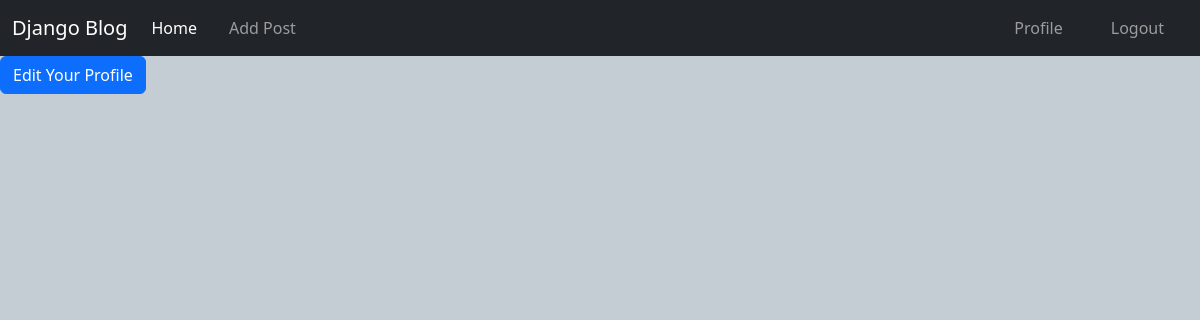
/author/profile/ (signed in), run on an earlier commit of the app's database.
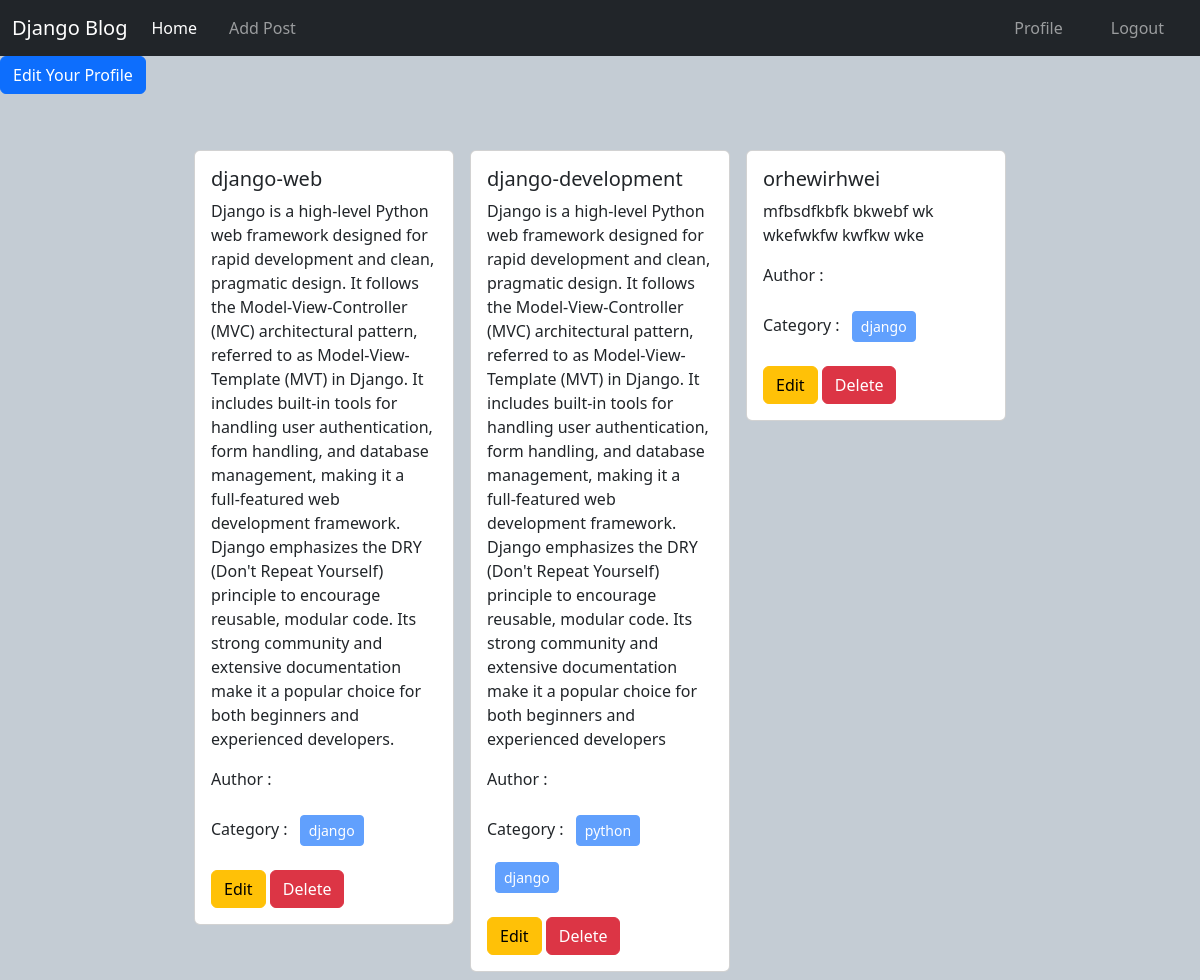
And on a later commit of the database.
### posts/models.py (models this page shows, shortened)
class Post(models.Model):
    title=models.CharField(max_length=50)
    content=models.TextField()
    category=models.ManyToManyField(Category)
    author=models.ForeignKey(User,on_delete=models.CASCADE)

### categories/models.py (models this page shows, shortened)
class Category(models.Model):
    name = models.CharField(max_length=100)
    slug = models.SlugField(max_length=100, unique=True, null=True, blank=True)  # Corrected here

### author/views.py (the view)
# urls.py: path('profile/',views.profile,name='profile'),
@login_required
def profile(request):
    data=Post.objects.filter(author=request.user)
    return render(request, 'profile.html',{'data' : data})

### author/templates/profile.html
{% extends 'base.html' %} {% load crispy_forms_tags %} {% block content %}
<div>
  <a class="btn btn-primary" href="{% url 'edit_profile' %}">
    Edit Your Profile</a
  >
</div>
<div class="d-flex flex-wrap justify-content-center px-5 pt-5">
  {% for post in data %}
  <div class="col-sm-3">
    <div class="card m-2">
      <div class="card-body">
        <h5 class="card-title">{{post.title}}</h5>
        <p class="card-text">{{post.content}}</p>
        <p>Author : {{post.author.first_name}} {{post.author.last_name}}</p>
        <p>
          Category : {% for cat in post.category.all %}
          <button class="btn btn-primary btn-sm m-2" disabled>
            {{cat.name}}
          </button>
          {% endfor %}
        </p>
        <a href="{% url 'edit_post' post.id %}" class="btn btn-warning">Edit</a>
        <a href="{% url 'delete_post' post.id %}" class="btn btn-danger"
          >Delete</a
        >
      </div>
    </div>
  </div>
  {% endfor %}
</div>
{% endblock %}

### templates/base.html (shortened to what this page needs)
<!doctype html>
<html lang="en">
  <head>
    <link href="https://cdn.jsdelivr.net/npm/bootstrap@5.3.3/dist/css/bootstrap.min.css" rel="stylesheet">
  </head>
  <body  style="background-color:	#c4ccd4 ">
    <nav class="navbar navbar-expand-lg navbar-dark bg-dark">
      <div class="container-fluid">
        <a class="navbar-brand" href="{% url 'homepage' %}">Django Blog</a>
        <div class="collapse navbar-collapse" id="navbarSupportedContent">
          <ul class="navbar-nav me-auto mb-2 mb-lg-0">
            <li class="nav-item">
              <a
                class="nav-link active"
                aria-current="page"
                href="{% url 'homepage' %}"
                >Home</a
              >
            </li>
            {% if request.user.is_authenticated %}
            <li class="nav-item mx-3">
              <a
                class="nav-link"
                href="{% url 'add_post' %}"
                >Add Post</a
              >
            </li>
            {% endif %}
          </ul>
          <div class="d-flex">
            <ul class="navbar-nav me-auto mb-2 mb-lg-0">
              {% if request.user.is_authenticated %}
              <li class="nav-item mx-3">
                <a
                  class="nav-link btn btn-warning "
                  href="{% url 'profile' %}"
                  >Profile</a
                >
              </li>
              <li class="nav-item mx-3">
                <a
                  class="nav-link btn btn-danger"
                  href="{% url 'user_logout' %}"
                  >Logout</a
                >
              </li>
              {% endif %}
            </ul>
          </div>
        </div>
      </div>
    </nav>
      <div>
        {% block content %}
        {% endblock %}
      </div>
  </body>
</html>

What changed in the data, as far as the page shows it:
added Post: title "django-web", content "Django is a high-level Python web framework designed for rapid development and clean, pragmatic design. It follows the Model-View-Controller (MVC) architectural pattern, referred to as Model-View-Template (MVT) in Django. It includes built-in tools for handling user authentication, form handling, and database management, making it a full-featured web development framework. Django emphasizes the DRY (Don't Repeat Yourself) principle to encourage reusable, modular code. Its strong community and extensive documentation make it a popular choice for both beginners and experienced developers."
added Category: name "django"
added Post: title "django-development", content "Django is a high-level Python web framework designed for rapid development and clean, pragmatic design. It follows the Model-View-Controller (MVC) architectural pattern, referred to as Model-View-Template (MVT) in Django. It includes built-in tools for handling user authentication, form handling, and database management, making it a full-featured web development framework. Django emphasizes the DRY (Don't Repeat Yourself) principle to encourage reusable, modular code. Its strong community and extensive documentation make it a popular choice for both beginners and experienced developers"
added Category: name "python", shown under "django-development"
added Post: title "orhewirhwei", content "mfbsdfkbfk bkwebf wk wkefwkfw kwfkw wke"
